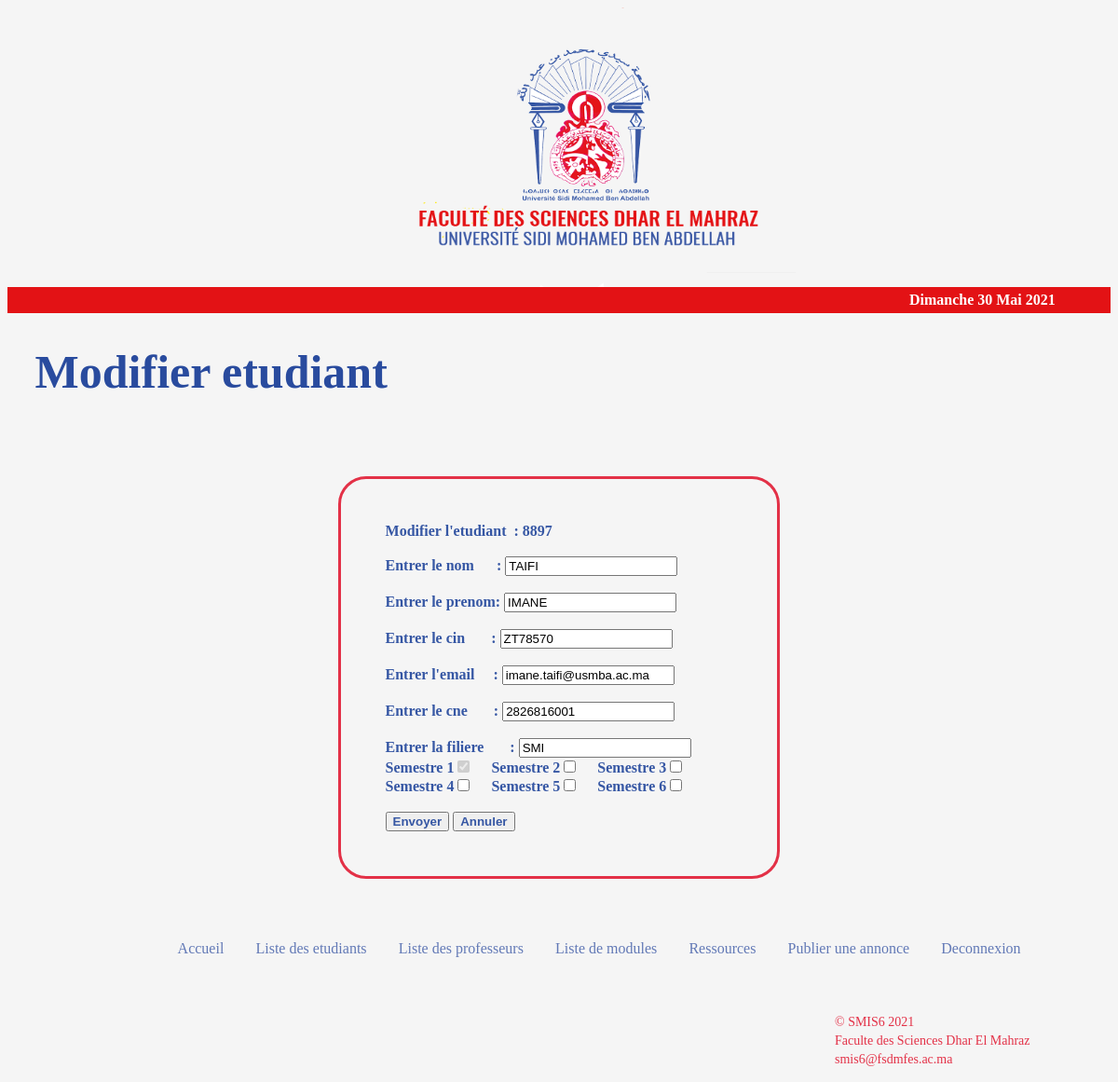
/website/html/modify_student.php?codeE=8897 (signed in), run on the app's committed database.
### tables this page shows
CREATE TABLE `etudiants` (
  `code_etudiant` int(6) NOT NULL,
  `nom` varchar(100) NOT NULL,
  `prenom` varchar(100) NOT NULL,
  `cin` varchar(10) NOT NULL,
  `date_inscription` varchar(10) NOT NULL,
  `email` varchar(100) NOT NULL,
  `cne` varchar(14) NOT NULL,
  `id_filiere` varchar(4) NOT NULL
);

### website/html/templates/data.php (called while the page is built, shortened)
<?php
require('config.php');
$sql = 'SELECT * FROM etudiants;';
$result = mysqli_query($conn,$sql);
$etudiants = [];
while($etudiant = mysqli_fetch_assoc($result)){
	$etudiants[] = $etudiant;
}
function getStudentByCode($code){
	global $etudiants;
	foreach ($etudiants as $etudiant) {
			if ($code == $etudiant['code_etudiant']) {
				return $etudiant;
			}
		}
}
?>

### website/html/modify_student.php (the view, shortened to what this page needs)
<?php
require('templates/data.php');
if (isset($_GET['codeE'])) {
	$codeE = $_GET['codeE'];
    $etudiant= getStudentByCode($codeE);
}
 require('templates/config.php');
 $sql="SELECT id_semestre, annee_universitaire,etat FROM etudiant_semestre WHERE code_etudiant='$_GET[codeE]'";
 $result= mysqli_query($conn,$sql);
 if($result===false){
	 echo mysqli_error($conn);
 }
 else {
	 $table=[];
	 while($t=mysqli_fetch_assoc($result))
	 {
			$table[]=$t;
	 }
$etat=array_column($table,'etat');
$id_semestre=array_column($table,'id_semestre');
$combine=array_combine($id_semestre,$etat);
Function checkSemester($c){
	global $combine;
	if(strtolower($combine[$c])!='non inscrit'){
		echo "checked";
	}
}
Function readOnly($c){
	global $combine;
	if(strtolower($combine[$c])!='non inscrit'){
		echo "disabled";
	}
}
}
?>
<!DOCTYPE html>
<html lang="en">
<head>
    <link rel="stylesheet" type="text/css" href="../css/style.css">
</head>
<body>
<header id="mainHeader">
<?php
include("templates/header.php");
?>
	<div id="main">
		<h1>Modifier etudiant</h1>
	</div>
</header>
<section>
	<div class="form">
	<form class="myForm" action="update_student.php" id="form" method="POST">
			<label>Modifier l'etudiant&nbsp&nbsp: <?=$etudiant['code_etudiant']?></label>
			<input type="hidden" id="code" name="code" value ="<?=$etudiant['code_etudiant']?>" ><br>
            <br>
			<label>Entrer le nom &nbsp &nbsp &nbsp:</label>
			<input type="text" id="nom"name="nom" placeholder="Entrer le nom ici" value = "<?=$etudiant['nom']?>" required><br>
			<br>
			<label>Entrer le prenom:</label>
			<input type="text" id="prenom" name="prenom" placeholder="Entrer le prenom ici" value = "<?=$etudiant['prenom']?>" required><br>
			<br>
			<label>Entrer le cin  &nbsp &nbsp &nbsp :</label>
			<input type="text" id="cin" name="cin" placeholder="Entrer le cin ici" value = "<?=$etudiant['cin']?>" required> <br>
            <br>
			<label>Entrer l'email  &nbsp &nbsp :</label>
			<input type="text" id="email" name="email" placeholder="Entrer l'email' ici" value = "<?=$etudiant['email']?>" required> <br><br>
			<label>Entrer le cne  &nbsp &nbsp &nbsp :</label>
			<input type="text" id="cne" name="cne" placeholder="Entrer le cne ici" value = "<?=$etudiant['cne']?>" required> <br><br>
		 <label>Entrer la filiere  &nbsp &nbsp &nbsp :</label>
			<input type="text" id="filiere" name="id_filiere" placeholder="Entrer la filiere" value = "<?=$etudiant['id_filiere']?>" readonly> <br>
			<label>Semestre 1</label><input type="checkbox" name="S1" id="1"<?=checkSemester('1')?>  <?=readOnly('1')?> ><label > &nbsp &nbsp</label>
			<label>Semestre 2</label><input type="checkbox" name="S2" id="2" <?=checkSemester('2')?>   <?=readOnly('2')?>><label > &nbsp &nbsp</label>
			<label>Semestre 3</label><input type="checkbox" name="S3" id="3"  <?=checkSemester('3')?>   <?=readOnly('3')?>><label > &nbsp &nbsp</label><br>
			<label>Semestre 4</label><input type="checkbox" name="S4" id="4"  <?=checkSemester('4')?> <?=readOnly('4')?>><label > &nbsp &nbsp</label>
			<label>Semestre 5</label><input type="checkbox" name="S5" id="5"  <?=checkSemester('5')?>  <?=readOnly('5')?>><label > &nbsp &nbsp</label>
			<label>Semestre 6</label><input type="checkbox" name="S6" id="6"  <?=checkSemester('6')?>  <?=readOnly('6')?>><br><br>
			<input type="submit" id="submit" name="envoyer" value="Envoyer">
			<input type="reset" name="annuler" value="Annuler">
		</form>
	</div>
</section>
<?php
require('templates/nav.php');
 ?>
<?php
require('templates/footer.php');
 ?>
</body>
</html>

### website/css/style.css (style rules this page uses)
body { background-color: whitesmoke; }
h1 { color: #294B9E; text-shadow: currentColor; font-size: 50px; padding-left: 2.5%; }
label,input[type="submit"],input[type="reset"] { color: #3657A4; font-weight: bold; }
.form { padding-top: 50px; padding-bottom: 50px; padding-left:30%; padding-right:30%; }
.myForm { border: solid; border-radius: 30px; border-color: #E33147; padding:10%; }

### data on the page
etudiants: code_etudiant "8897", nom "TAIFI", prenom "IMANE", cin "ZT78570", email "imane.taifi@usmba.ac.ma", cne "2826816001", id_filiere "SMI"

### other printed values
$ln["jour"][$jour_de_la_semaine] "Dimanche"
$jour_du_mois "30"
$ln["mois"][$mois] "Mai"
$annee "2021"
